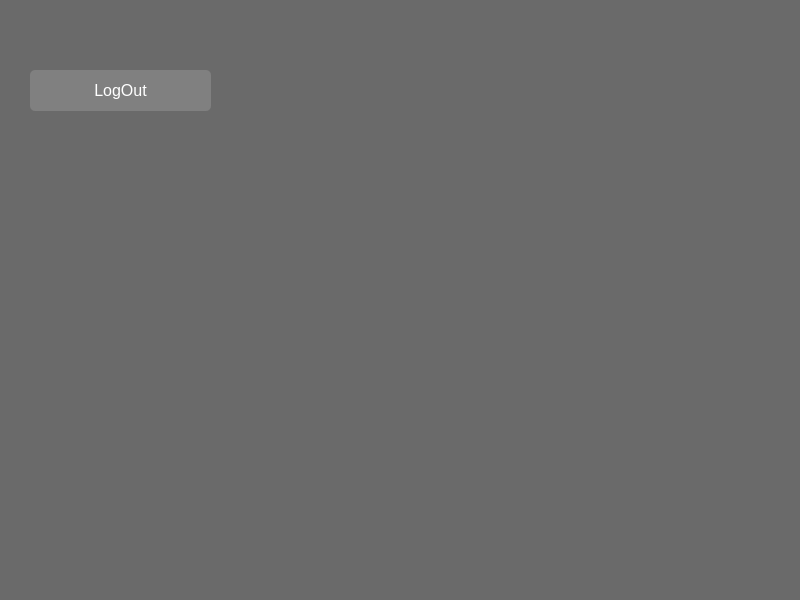
<?xml version="1.0" encoding="UTF-8"?>
<ui version="4.0">
 <class>MainWindow</class>
 <widget class="QMainWindow" name="MainWindow">
  <property name="geometry">
   <rect>
    <x>0</x>
    <y>0</y>
    <width>800</width>
    <height>600</height>
   </rect>
  </property>
  <property name="windowTitle">
   <string>Produtos</string>
  </property>
  <property name="styleSheet">
   <string notr="true">background-color: rgb(106, 106, 106);</string>
  </property>
  <widget class="QWidget" name="centralwidget">
   <widget class="QPushButton" name="pushButton">
    <property name="geometry">
     <rect>
      <x>30</x>
      <y>70</y>
      <width>181</width>
      <height>41</height>
     </rect>
    </property>
    <property name="font">
     <font>
      <pointsize>-1</pointsize>
      <underline>false</underline>
      <strikeout>false</strikeout>
     </font>
    </property>
    <property name="styleSheet">
     <string notr="true">QPushButton{
text-decoration: none;
border: none;
padding: 12px 40px;
font-size: 16px;
background-color: gray;
color: #fff;
border-radius: 5px;
box-shadow: 7px 6px 28px 1px rgba(0, 0, 0, 0.24);
cursor: pointer;
outline: none;
transition: 0.2s all;
}
QPushButton:pressed{
text-decoration: none;
border: none;
padding: 12px 40px;
font-size: 16px;
background-color: rgb(99, 99, 99);
color: #fff;
border-radius: 5px;
box-shadow: 7px 6px 28px 1px rgba(0, 0, 0, 0.24);
cursor: pointer;
outline: none;
transition: 0.2s all;
}
</string>
    </property>
    <property name="text">
     <string>LogOut</string>
    </property>
   </widget>
  </widget>
 </widget>
 <resources/>
 <connections/>
</ui>
